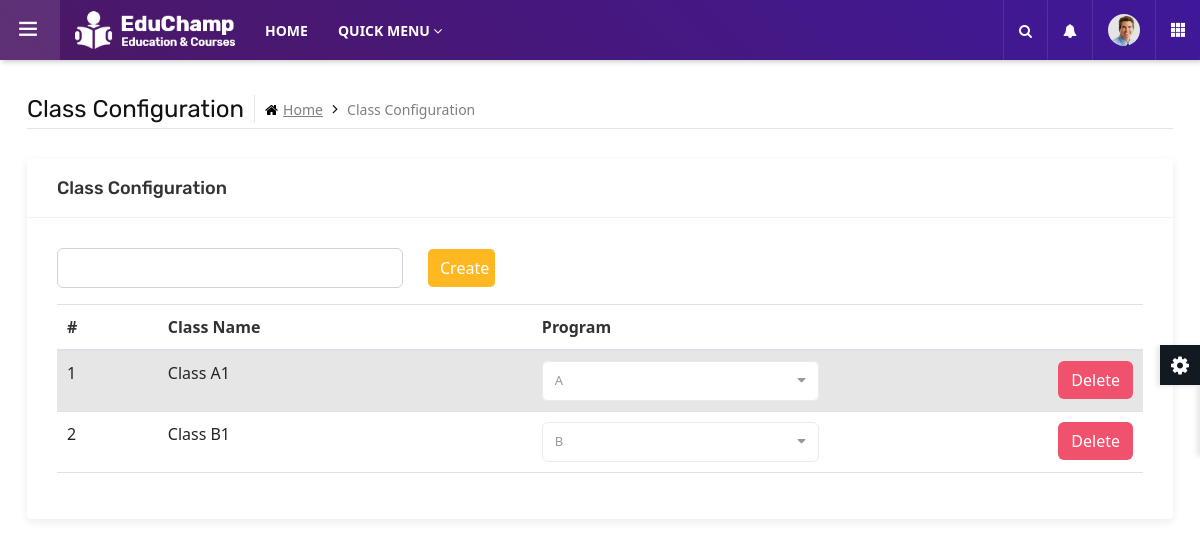
The page /classConf.php (signed in) on the database its author committed.
### tables this page shows
CREATE TABLE `class` (
  `clsName` varchar(20) NOT NULL,
  `prgName` varchar(50) DEFAULT NULL
);

CREATE TABLE `program` (
  `prgName` varchar(50) NOT NULL,
  `prgDesc` varchar(255) NOT NULL
);

### classConf.php (the view, shortened to what this page needs)
<?php
include "dbconnect.php"
?>
	<main class="ttr-wrapper">
		<div class="container-fluid">
			<div class="db-breadcrumb">
				<h4 class="breadcrumb-title">Class Configuration</h4>
				<ul class="db-breadcrumb-list">
					<li><a href="#"><i class="fa fa-home"></i>Home</a></li>
					<li>Class Configuration</li>
				</ul>
			</div>
			<div class="row">
                <div class="col-lg-12 m-b30">
					<div class="widget-box">
						<div class="wc-title">
							<h4>Class Configuration</h4>
						</div>
						<div class="widget-inner">
                            <form method = "post" action  = "classConfProcess.php" id = 'clsCreate'>
                            <div class = 'row mb-3'>
                                <div class = 'col-4'><input type = 'text' name = 'clsName' class = 'form-control'></div>
                                <div class = 'col-1'><input type = 'submit' name = 'operation' value = 'Create' class = 'form-control btn yellow'></div>
                            </div>
                            </form>
                            <div>
                                <table class = 'table table-striped table-hover'>
                                    <thead>
                                        <th>#</th>
                                        <th>Class Name</th>
                                        <th>Program</th>
                                        <th></th>
                                    </thead>
                                    <tbody>
                                <?php
                                    $queryCls =  "SELECT * FROM Class";
                                    $resultCls = mysqli_query($con, $queryCls);
                                    $count =  1;
                                    $countStd = 0;
                                    while ( $rowCls = mysqli_fetch_array($resultCls) ){
                                        echo"
                                        <tr>
                                            <td>$count</td>
                                            <td>$rowCls[clsName]</td>
                                            <td>
                                            <form method = 'post' action = 'classConfProcess.php' class = 'clsSelect' >
                                            <input type = 'hidden' name = 'clsName' value = '$rowCls[clsName]' >
                                            <input type = 'hidden' name = 'operation' value = 'selectCls'>
                                            <select name = 'prgName' class = 'form-control' onchange = 'changePrg($count);' >
                                        ";
                                        $queryPrg = "SELECT * FROM Program";
                                        $resultPrg = mysqli_query($con, $queryPrg);
                                        while( $rowPrg = mysqli_fetch_array($resultPrg)  ){
                                            if( $rowCls["prgName"] == $rowPrg["prgName"] ){
                                                echo "<option value = '$rowPrg[prgName]' selected >$rowPrg[prgName]</option>";
                                            }
                                            else{
                                                echo "<option value = '$rowPrg[prgName]' >$rowPrg[prgName]</option>";
                                            }
                                        }
                                        echo
                                        "
                                            </select></form>
                                            </td>
                                            <td>
                                                <form method = 'post' action = 'classConfProcess.php' class = 'clsDelete'>
                                                    <input type = 'hidden' name = 'clsName' value = '$rowCls[clsName]'>
                                                    <input name = 'operation' type = 'hidden' value = 'Delete'>
                                                    <button type = 'button' class = 'btn red pull-right' onclick = 'deleteClass($countStd)'>Delete</button>
                                                </form>
                                            </td>
                                        </tr>
                                        ";
                                        $countStd+=1;
                                        $count+=1;
                                    }
                                ?>
                                    </tbody>
                                </table>
                            </div>
						</div>
					</div>
				</div>
			</div>
		</div>
	</main>
</body>
</html>

### assets/css/typography.css (style rules this page uses)
body { background-color: #fff; font-family: Rubik; font-size: 16px; font-weight: 400; color:#505050; padding: 0; margin: 0; overflow-x: hidden; -webkit-font-smoothing: antialiased; font-smoothing: antialiased; -moz-osx-font-smoothing: grayscale; scroll-behavior: smooth; }
section, article, aside, details, figcaption, figure, footer, header, hgroup, main, menu, nav, summary { display: block; }
table { background-color: transparent; width: 100%; }
table thead th { color: #333; }
table td { padding: 15px 10px; }
p, address, pre, hr, ul, ol, dl, dd, table { margin-bottom: 24px; }
h1, h2, h3, h4, h5, h6 { color: #111111; font-family: rubik; margin-top:0; }
h4 { font-size: 22px; line-height: 28px; margin-bottom: 15px; font-weight: 500; }
dl, ul, ol { list-style-position: outside; padding: 0; }
ul, ol { margin-bottom: 24px; }
ul li, ol li { padding: 0; }
.m-b30 { margin-bottom: 30px; }

### assets/css/dashboard.css (style rules this page uses)
.ttr-pinned-sidebar.ttr-opened-sidebar .ttr-wrapper { margin-left: 300px; }
.ttr-pinned-sidebar .ttr-wrapper { margin-left: 0; }
.ttr-wrapper { padding-top: 95px; -webkit-transition: margin 200ms cubic-bezier(0.215, 0.610, 0.355, 1.000); -moz-transition: margin 200ms cubic-bezier(0.215, 0.610, 0.355, 1.000); -o-transition: margin 200ms cubic-bezier(0.215, 0.610, 0.355, 1.000); transition: margin 200ms cubic-bezier(0.215, 0.610, 0.355, 1.000); }
.ttr-wrapper { padding-left:15px; padding-right:15px; }
.db-breadcrumb { display:flex; align-items: center; border-bottom: 1px solid rgba(0,0,0,0.1); padding-bottom: 5px; margin-bottom: 30px; }
.db-breadcrumb-list { list-style:none; margin:0; padding:0; }
.breadcrumb-title { margin-bottom: 0; font-weight: 400; border-right: 1px solid rgba(0,0,0,0.1); padding-right: 10px; margin-right: 10px; line-height: 28px; }
.db-breadcrumb-list li { display: inline-block; color: #7f7f7f; font-size: 14px; padding: 0 20px 0px 0; position:relative; }
.db-breadcrumb-list li i { margin-right:5px; color:#000; }
.db-breadcrumb-list li a { color:#7f7f7f; }
.db-breadcrumb-list li:last-child { padding-right:0; }
.db-breadcrumb-list li:after { font-family: FontAwesome; content: "\f105"; position: absolute; color: #000; right: 5px; font-size: 15px; top: -1px; }
.db-breadcrumb-list li:last-child:after { content:none; }
.widget-box { background-color: #fff; box-shadow:0 3px 10px 0px rgba(0,0,0,.08); border-radius: 4px; height: 100%; }
.widget-box .widget-inner { padding:30px; }
.widget-box .wc-title { border-bottom:1px solid rgba(0,0,0,0.05); padding:20px 30px; }
.widget-box .wc-title h4 { font-size:18px; line-height:18px; margin:0; color:#333; font-weight:500; }
@media only screen and (max-width: 1200px) { .ttr-pinned-sidebar .ttr-wrapper { margin-left: 310px; } }
@media only screen and (max-width: 1200px) { .ttr-pinned-sidebar.ttr-opened-sidebar .ttr-wrapper { margin-left: 0; } }

### assets/css/color/color-1.css (style rules this page uses)
:root { --primary: #4c1864; --sc-primary: #4d0a91; }
.bg-primary,.btn,.comments-area .comment-form p input[type="submit"],.pagination > .active > a,.pagination > .active > span,.pagination > .active > a:hover,.pagination > .active > span:hover,.pagination > .active > a:focus,.pagination > .active > span:focus,.feature-filters .active > [class*="btn"],.list-num-count > li:before,.pagination-bx.primary .pagination > li > a, .pagination-bx.primary .pagination > li > span,button.back-to-top,.rev-btn { background-color: #4c1864; }
.course-info-list ul li a.active, .course-info-list ul li a:hover,.btn,.profile-tabnav .nav li a.active,button.back-to-top,.upcoming-event-carousel.owl-btn-1 .owl-prev, .upcoming-event-carousel.owl-btn-1 .owl-next,.courses-carousel .owl-nav .owl-next, .courses-carousel .owl-nav .owl-prev, .recent-news-carousel .owl-nav .owl-next, .recent-news-carousel .owl-nav .owl-prev, .testimonial-carousel .owl-nav .owl-next, .testimonial-carousel .owl-nav .owl-prev { background-color:#f7b205; color:#000; }

### assets/css/shortcodes/breadcrumb.css (style rules this page uses)
.table > tbody > tr > td, .table > tbody > tr > th, .table > tfoot > tr > td, .table > tfoot > tr > th, .table > thead > tr > td, .table > thead > tr > th { padding: 10px; }

### rows shown on the page
class: clsName "Class A1"
program: prgName "A"
class: clsName "Class B1"
program: prgName "B"
